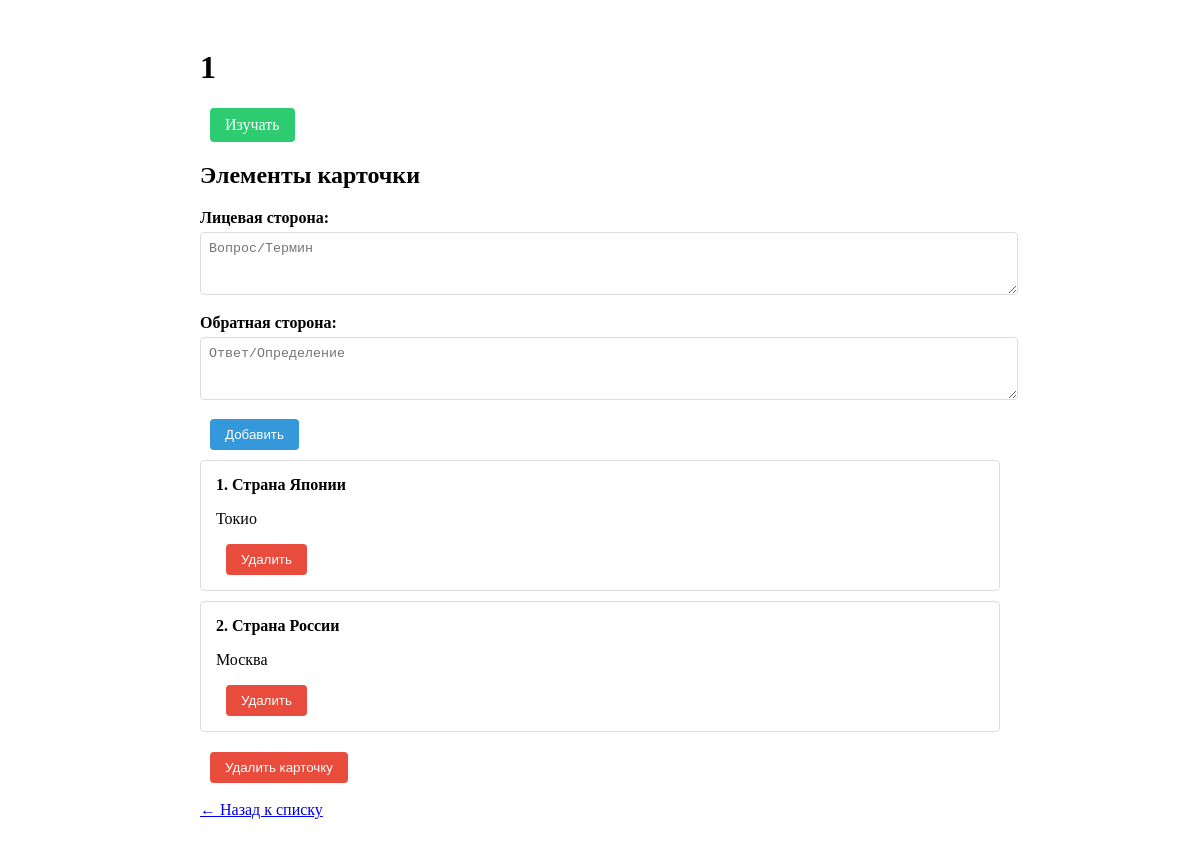
The page /flashcards/4/ (signed in) on the database its author committed.
### flashcards/models.py (models this page shows, shortened)
class Flashcard(models.Model):
    user = models.ForeignKey(settings.AUTH_USER_MODEL, on_delete=models.CASCADE)
    title = models.CharField('Заголовок', max_length=200)
    created_at = models.DateTimeField(auto_now_add=True)
    updated_at = models.DateTimeField(auto_now=True)
    class Meta:
        verbose_name = 'Флеш-карточка'
        verbose_name_plural = 'Флеш-карточки'
        ordering = ['-created_at']

class FlashcardItem(models.Model):
    flashcard = models.ForeignKey(Flashcard, related_name='items', on_delete=models.CASCADE)
    front = models.TextField('Лицевая сторона')
    back = models.TextField('Обратная сторона')
    order = models.PositiveIntegerField('Порядок', default=0)
    class Meta:
        verbose_name = 'Элемент флеш-карточки'
        verbose_name_plural = 'Элементы флеш-карточек'
        ordering = ['order']

### flashcards/views.py (the view, shortened to what this page needs)
# urls.py: path('<int:pk>/', views.flashcard_detail, name='detail'),
@login_required
def flashcard_detail(request, pk):
    flashcard = get_object_or_404(Flashcard, pk=pk, user=request.user)
    items = flashcard.items.all()
    form = FlashcardItemForm()
    return render(request, 'flashcards/detail.html', {
        'flashcard': flashcard,
        'items': items,
        'form': form
    })

### flashcards/forms.py
class FlashcardItemForm(forms.ModelForm):
    class Meta:
        model = FlashcardItem
        fields = ['front', 'back']
        widgets = {
            'front': forms.Textarea(attrs={
                'class': 'form-control',
                'rows': 3,
                'placeholder': 'Вопрос/Термин'
            }),
            'back': forms.Textarea(attrs={
                'class': 'form-control',
                'rows': 3,
                'placeholder': 'Ответ/Определение'
            }),
        }

### flashcards/templates/flashcards/detail.html (shortened to what this page needs)
<!DOCTYPE html>
<html>
<head>
</head>
<body>
    <div style="max-width: 800px; margin: 0 auto; padding: 20px;">
        <h1>{{ flashcard.title }}</h1>
        <a href="{% url 'flashcards:study' flashcard.pk %}" class="btn btn-success">Изучать</a>
        <h2>Элементы карточки</h2>
        <form method="post">
            <div class="form-group">
                <label>Лицевая сторона:</label>
                {{ form.front }}
            </div>
            <div class="form-group">
                <label>Обратная сторона:</label>
                {{ form.back }}
            </div>
            <button type="submit" name="add_item" class="btn btn-primary">Добавить</button>
        </form>
        {% for item in items %}
        <div style="border: 1px solid #ddd; padding: 15px; margin: 10px 0; border-radius: 4px;">
            <strong>{{ item.order }}. {{ item.front }}</strong>
            <p>{{ item.back }}</p>
            <form method="post" style="display: inline;">
                <button type="submit" name="delete_item" class="btn btn-danger">Удалить</button>
            </form>
        </div>
        {% empty %}
            <p>Нет элементов</p>
        {% endfor %}
        <form method="post" style="margin-top: 20px;">
            <button type="submit" name="delete_flashcard" class="btn btn-danger">Удалить карточку</button>
        </form>
        <br>
        <a href="{% url 'flashcards:list' %}">← Назад к списку</a>
    </div>
</body>
</html>

### flashcards/templates/flashcards/detail.html (style rules this page uses)
.form-group { margin-bottom: 15px; }
.form-group label { display: block; margin-bottom: 5px; font-weight: bold; }
.form-group input, .form-group textarea { width: 100%; padding: 8px; border: 1px solid #ddd; border-radius: 4px; }
.btn { padding: 8px 15px; border: none; border-radius: 4px; cursor: pointer; text-decoration: none; display: inline-block; margin-left: 10px; }
.btn-primary { background-color: #3498db; color: white; }
.btn-success { background-color: #2ecc71; color: white; }
.btn-danger { background-color: #e74c3c; color: white; }

### rows shown on the page
Flashcard: title "1"
FlashcardItem: order "1", front "Страна Японии", back "Токио"
FlashcardItem: order "2", front "Страна России", back "Москва"
